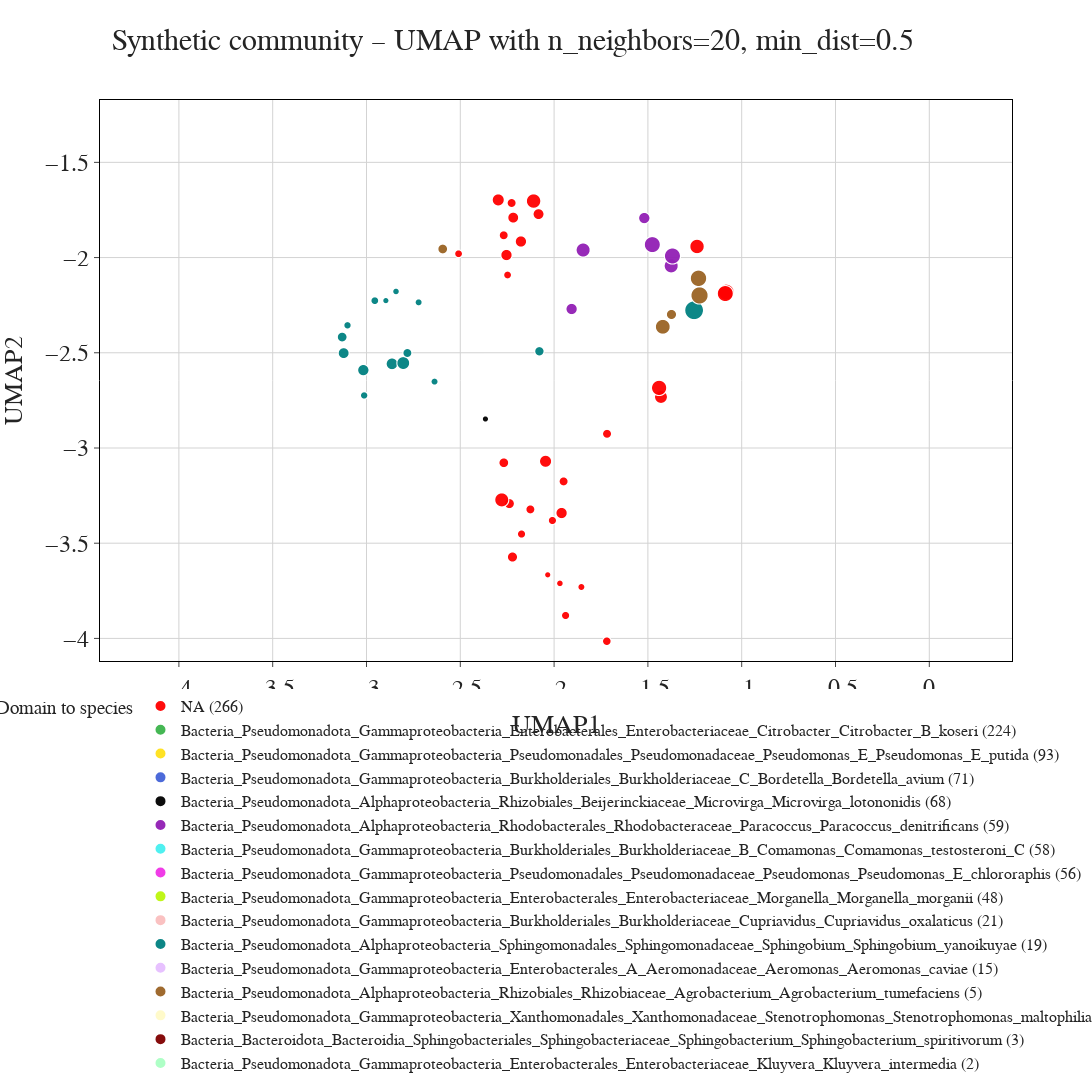

Notebook source saved alongside this figure:
### Markdown cell above
### Plot 💠

### Code cell
#n_neighbors = [20, 30 ]
#min_dist = [0.01, 0.1, 0.2]

n_neighbors = [20]
min_dist = [0.5]

#n_neighbors = [20]
#min_dist = [0.4]

# 50
#color_dict = ["#FF0000", "#00FF00", "#00FFFF", "#FF00FF", "#0000FF", "#800000", "#FFFF00", "#000080", "#008000", "#808000", "#008080", "#800080", "#3bccf7", "#FF4500", "#4682B4", "#DAA520"]
# New colors
color_dict = ["#FF0000", '#3cb44b', '#ffe119', '#4363d8', '#000000', '#911eb4', '#46f0f0', '#f032e6', '#bcf60c', '#fabebe', '#008080', '#e6beff', '#9a6324', '#fffac8', '#800000', '#aaffc3']

# 100
#color_dict = ["#00FF00", "#FF0000", "#00FFFF", "#000080", "#FF00FF", "#800000", "#0000FF", "#008000", "#FFFF00","#008080", "#800080", "#808000", "#3bccf7", "#4682B4", "#DAA520"]

    ## no color
#color_dict = ["#FF0000"]

# 200
#color_dict = ["#00FF00", "#FF0000", "#00FFFF", "#000080", "#FF00FF", "#008080", "#800000", "#800080", "#008000","#0000FF", "#3bccf7", "#FFFF00", "#4682B4", "#DAA520"]

# 500
#color_dict = ["#00FF00", "#FF0000", "#00FFFF", "#000080", "#008080", "#800080", "#800000", "#FF00FF", "#3bccf7","#4682B4", "#008000", "#DAA520"]

custom_colors = color_dict

for n in n_neighbors:
    for m in min_dist:
        reducer = umap.UMAP(n_neighbors=n, min_dist=m, random_state=seed)
        embedding = reducer.fit_transform(df_mod_counts.iloc[:, :-20])
        mod_counts_UMAP_df  = pd.DataFrame({
            'UMAP1': embedding[:, 0],
            'UMAP2': embedding[:, 1],
            'Domain to species': df_mod_counts['Domain to species'],
            'Domain to genus': df_mod_counts['Domain to genus'],
            'element': df_mod_counts['element'],
            'contig': df_mod_counts.index,
            'contig_length_sqrt': df_mod_counts['contig_length_sqrt']
        })
        
        column = 'Domain to species'
        mod_counts_UMAP_df['Domain to species'] = mod_counts_UMAP_df['Domain to species'].fillna('NA')

        value_counts = mod_counts_UMAP_df[column].value_counts().to_dict()

        mod_counts_UMAP_df[f'{column}_with_counts'] = mod_counts_UMAP_df[column].apply(lambda x: f'{x} ({value_counts[x]})')

        mod_counts_UMAP_df['count'] = mod_counts_UMAP_df[column].map(value_counts)
        mod_counts_UMAP_df = mod_counts_UMAP_df.sort_values(by=['count'], ascending=False)

        mod_counts_UMAP_df[f'{column}_with_counts'] = pd.Categorical(
            mod_counts_UMAP_df[f'{column}_with_counts'],
            categories=mod_counts_UMAP_df[f'{column}_with_counts'].unique(),
            ordered=True
        )
        
        fig = px.scatter(mod_counts_UMAP_df, 
                            x='UMAP1', 
                            y='UMAP2', 
                            labels={f'{column}_with_counts': column},
                            color=f'{column}_with_counts', 
                            title=f' Synthetic community – UMAP with n_neighbors={n}, min_dist={m}',
                            color_discrete_sequence=custom_colors,
                            opacity=0.95,
                            hover_data={'Domain to species': True, 'Domain to genus': True,
                                        'element': True, 'contig': True},
                        size = 'contig_length_sqrt'
        )
        title = f' Synthetic community – UMAP with n_neighbors={n}, min_dist={m}'

        fig.update_layout(font=dict(family="Times New Roman"),
            title=dict(text=title, font=dict(size=30), x=0.47, xanchor='center'),
            height=1700, width=1200, template='simple_white', showlegend=True,
            legend=dict(
                font=dict(size=16), x=0.5, y=-0.05, traceorder="normal", xanchor='center', yanchor='top', orientation='h'),
            xaxis=dict(title_font=dict(size=26), tickfont=dict(size=24),
                       showgrid=True, gridcolor='lightgray', zeroline=False, showline=True, linecolor='black', linewidth=1, mirror=True),
            yaxis=dict(title_font=dict(size=26), tickfont=dict(size=24), showgrid=True, gridcolor='lightgray',
                       zeroline=False, showline=True, linecolor='black', linewidth=1, mirror=True))
        
        fig.show()
        #fig.write_image(f'UMAP_HAMBI/UMAP_{n}_{m}_above50_mod_counts.png')
        #fig.write_image(f'UMAP_HAMBI/UMAP_{n}_{m}_above50_mod_counts.svg')
        #fig.write_html(f'UMAP_HAMBI/UMAP_{n}_{m}_above50_mod_counts.html')
        
        #fig.write_image(f'UMAP_HAMBI/UMAP_{n}_{m}_above100_mod_counts.png')
        #fig.write_html(f'UMAP_HAMBI/UMAP_{n}_{m}_above100_mod_counts.html')
        #fig.write_image(f'UMAP_HAMBI/UMAP_{n}_{m}_above200_mod_counts.png')
        #fig.write_html(f'UMAP_HAMBI/UMAP_{n}_{m}_above200_mod_counts.html')
        #fig.write_image(f'UMAP_HAMBI/UMAP_{n}_{m}_above500_mod_counts.png')
        #fig.write_html(f'UMAP_HAMBI/UMAP_{n}_{m}_above500_mod_counts.html')
